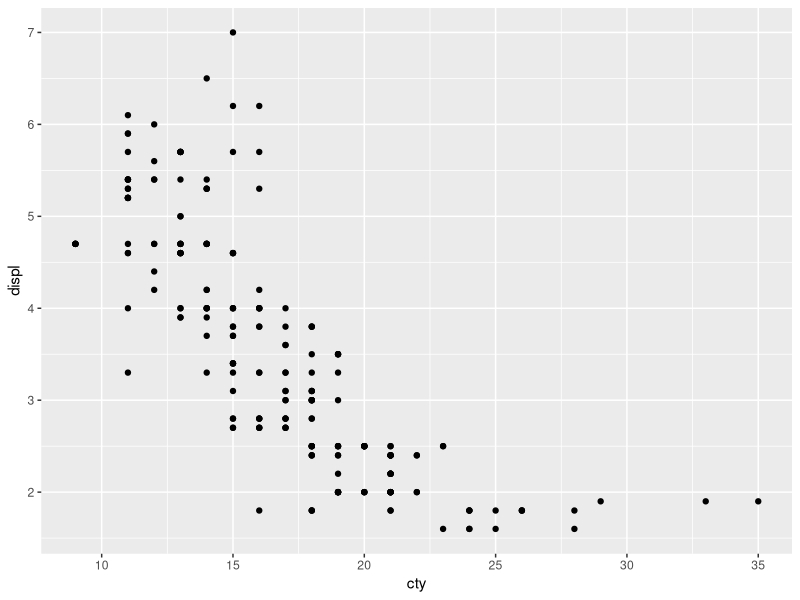
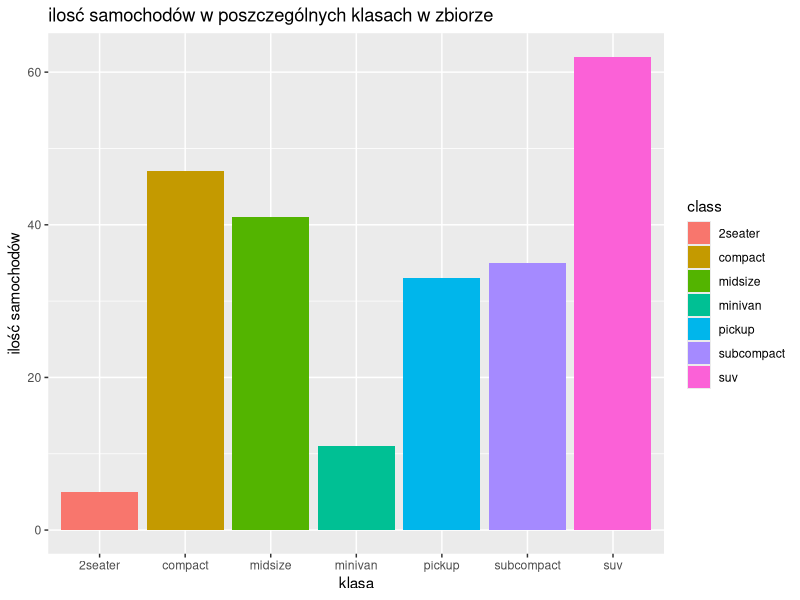
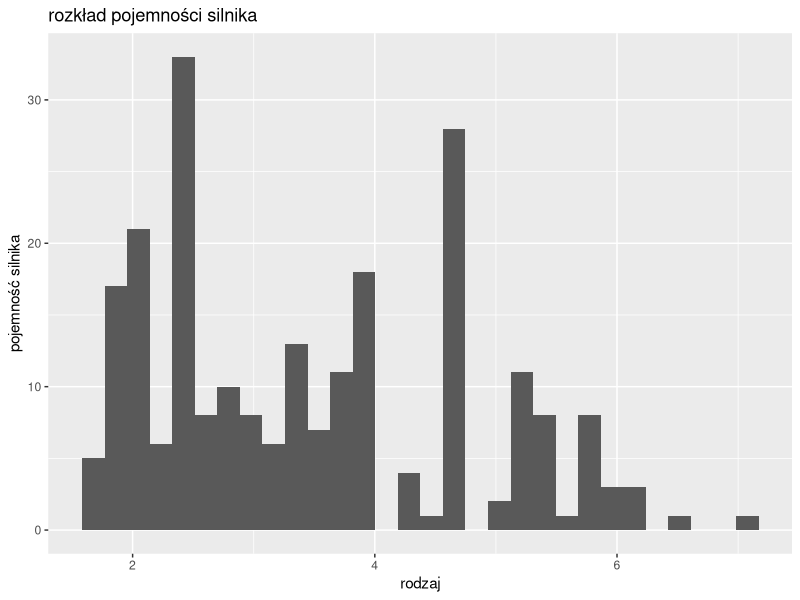
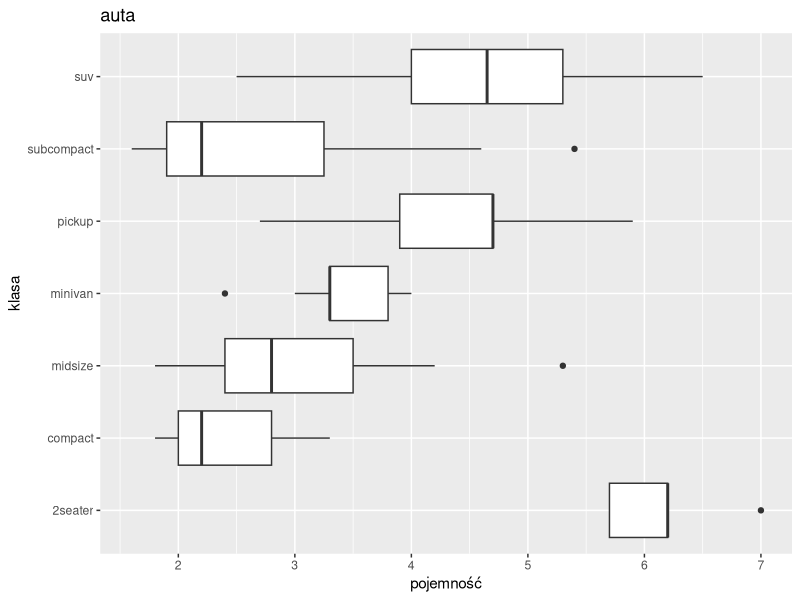

These figures' R source, in order:
library(tidyverse)
#zad 4.1
mpg
#11 zmiennych
#234 obserwacje
#engine displacement - spalanie przez silnik
#miles per gallon - ilość mil na galon
#manufacturer - producent
#model - model
#displ - pojemność silnika
#year - rok produkcji
#cyl - liczba cylindrów
#trans -rodzaj skrzyni biegów
#drv f - napęd na przednie koła
#drv r - napęd na tylne koła
#cty - spalanie w mieście
#hwy - spalanie na trasie
#fl -rodzaj paliwa
#class - typ samochodu

#zad 4.2
ggplot (data = mpg) +
geom_point(mapping = aes(y = displ, x = cty))

#zad 4.3
ggplot(data = mpg) +
geom_bar(mapping = aes(x = class, fill = class)) +
labs(title = "ilosć samochodów w poszczególnych klasach w zbiorze", x = "klasa", y = "ilość samochodów")

#zad 4.4
ggplot(data = mpg) +
geom_histogram(mapping = aes(bins = 10, x = displ, fill = displ)) +
labs(title = "rozkład pojemności silnika", x = "rodzaj", y = "pojemność silnika")

#zad 4.5
ggplot(data = mpg, aes(x = class, y = displ)) +
geom_boxplot() +
coord_flip() +
labs( title = "auta", x = "klasa", y = "pojemność")

